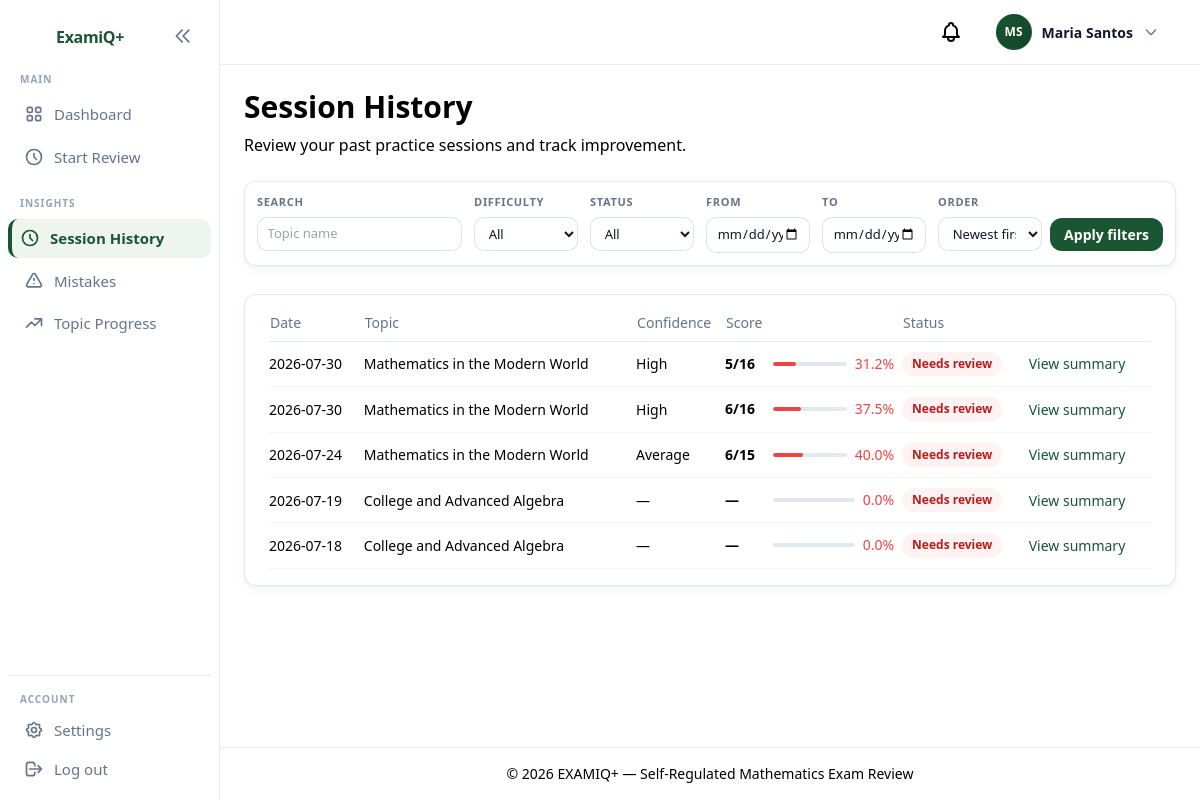
The app's page /student/sessions/ (signed in) with its own data.
### apps/users/models.py (models this page shows, shortened)
class User(AbstractUser):
    class Role(models.TextChoices):
        STUDENT = "student", "Student"
        PROFESSOR = "professor", "Faculty"
        CHAIRPERSON = "chairperson", "Department Chairperson"
        CAMPUS_ADMIN = "campus_admin", "Campus Administrator"
    class ApprovalStatus(models.TextChoices):
        APPROVED = "approved", "Approved"
        PENDING = "pending", "Pending"
        REJECTED = "rejected", "Rejected"
    class HomeDegreeProgram(models.TextChoices):
        CS = "cs", "Computer Science"
        IT = "it", "Information Technology"
        BSED_MATH = "bsed_math", "BSEd Mathematics"
        PSYCHOLOGY = "psychology", "Psychology"
        MARKETING = "marketing", "Marketing"
        HR = "hr", "Human Resources"
        HOSPITALITY = "hospitality", "Hospitality Management"
        CRIMINOLOGY = "criminology", "Criminology"
    username = None
    email = models.EmailField(unique=True)
    role = models.CharField(
        max_length=20,
        choices=Role.choices,
        default=Role.STUDENT,
    )
    department = models.ForeignKey(
        Department,
        on_delete=models.SET_NULL,
        null=True,
        blank=True,
        related_name="users",
    )
    home_degree_program = models.CharField(
        max_length=20,
        choices=HomeDegreeProgram.choices,
        blank=True,
        default="",
        help_text="Student's home degree program — scopes review course offerings.",
    )
    year_level = models.ForeignKey(
        "questions.YearLevel",
        on_delete=models.SET_NULL,
        null=True,
        blank=True,
        related_name="students",
        help_text="Student's current year level — scopes available subjects.",
    )
    section = models.ForeignKey(
        ProgramSection,
        on_delete=models.SET_NULL,
        null=True,
        blank=True,
        related_name="students",
        help_text="Student's cohort section for the current academic year.",
    )
    password_changed_at = models.DateTimeField(
        null=True,
        blank=True,
        help_text="When the user last changed their password.",
    )
    middle_name = models.CharField(max_length=150, blank=True, default="")
    suffix = models.CharField(
        max_length=20,
        blank=True,
        default="",
        help_text='Name suffix, e.g. "Jr.", "Sr.", "III".',
    )
    profile_photo = models.ImageField(upload_to="profile_photos/", blank=True, null=True)
    student_number = models.CharField(
        max_length=9,
        unique=True,
        null=True,
        blank=True,
        help_text="Nine-digit student ID (students only).",
    )
    employee_id = models.CharField(
        max_length=50,
        blank=True,
        default="",
        help_text="Employee ID for faculty and chairperson accounts.",
    )
    phone_number = models.CharField(
        max_length=11,
        blank=True,
        default="",
        help_text="Eleven-digit mobile number.",
    )
    approval_status = models.CharField(
        max_length=20,
        choices=ApprovalStatus.choices,
        default=ApprovalStatus.APPROVED,
    )
    USERNAME_FIELD = "email"
    REQUIRED_FIELDS: list[str] = []
    objects = UserManager()
    class Meta:
        verbose_name = "User"
        verbose_name_plural = "Users"
        ordering = ["email"]
    def get_full_name(self) -> str:
        parts = [self.first_name, self.middle_name, self.last_name]
        name = " ".join(part for part in parts if part).strip()
        if self.suffix:
            name = f"{name} {self.suffix}".strip()
        return name
    @property
    def initials(self) -> str:
        parts = [self.first_name[:1], self.last_name[:1]]
        return "".join(p.upper() for p in parts if p) or self.email[:2].upper()

### apps/reviews/models.py (models this page shows, shortened)
class ReviewSession(TimeStampedModel):
    class Status(models.TextChoices):
        ACTIVE = "active", "Active"
        COMPLETED = "completed", "Completed"
        EXPIRED = "expired", "Expired"
    class Mode(models.TextChoices):
        TIMED_EXAM = "timed_exam", "Timed Exam"
        PRACTICE_REVIEW = "practice_review", "Practice Review"
    student = models.ForeignKey(
        User,
        on_delete=models.CASCADE,
        related_name="review_sessions",
        limit_choices_to={"role": User.Role.STUDENT},
    )
    course = models.ForeignKey(
        Course,
        on_delete=models.SET_NULL,
        null=True,
        blank=True,
        related_name="review_sessions",
    )
    review_window = models.ForeignKey(
        ReviewWindow,
        on_delete=models.SET_NULL,
        null=True,
        blank=True,
        related_name="sessions",
    )
    topic = models.ForeignKey(
        Topic,
        on_delete=models.CASCADE,
        related_name="review_sessions",
    )
    subjects = models.ManyToManyField(
        Subject,
        blank=True,
        related_name="review_sessions",
    )
    difficulty = models.CharField(
        max_length=10,
        choices=Question.Difficulty.choices,
    )
    duration_minutes = models.PositiveSmallIntegerField(default=15)
    seconds_per_question = models.PositiveIntegerField(default=30)
    mode = models.CharField(
        max_length=20,
        choices=Mode.choices,
        default=Mode.TIMED_EXAM,
    )
    planned_question_count = models.PositiveSmallIntegerField(default=0)
    question_queue = models.JSONField(
        default=list,
        blank=True,
        help_text="Ordered question PKs for multi-subject timed exams.",
    )
    started_at = models.DateTimeField(auto_now_add=True)
    ended_at = models.DateTimeField(null=True, blank=True)
    status = models.CharField(
        max_length=10,
        choices=Status.choices,
        default=Status.ACTIVE,
    )
    pre_session_confidence = models.CharField(max_length=20, blank=True, default="")
    session_goal = models.CharField(max_length=100, blank=True, default="")
    class Meta:
        verbose_name = "Review Session"
        verbose_name_plural = "Review Sessions"
        ordering = ["-started_at"]

### apps/questions/models.py (models this page shows, shortened)
class Topic(TimeStampedModel):
    subject = models.ForeignKey(
        Subject,
        on_delete=models.CASCADE,
        related_name="topics",
    )
    name = models.CharField(max_length=200)
    parent = models.ForeignKey(
        "self",
        on_delete=models.CASCADE,
        null=True,
        blank=True,
        related_name="subtopics",
    )
    class Meta:
        verbose_name = "Topic"
        verbose_name_plural = "Topics"
        ordering = ["subject__code", "name"]
        unique_together = [["subject", "name"]]

### apps/analytics/views_student.py (the view)
class SessionHistoryView(StudentRequiredMixin, ListView):
    model = ReviewSession
    template_name = "analytics/student/session_history.html"
    context_object_name = "sessions"
    paginate_by = 20
    def get_queryset(self):
        queryset = (
            ReviewSession.objects.filter(
                student=self.request.user,
                status__in=[ReviewSession.Status.COMPLETED, ReviewSession.Status.EXPIRED],
            )
            .select_related("topic", "course")
        )
        queryset = apply_date_range(queryset, self.request, "started_at")
        queryset = apply_sort(
            queryset,
            self.request,
            newest_field="-started_at",
            oldest_field="started_at",
        )
        search = get_filter_param(self.request, "q")
        if search:
            queryset = queryset.filter(topic__name__icontains=search)
        difficulty = get_filter_param(self.request, "difficulty")
        if difficulty in Question.Difficulty.values:
            queryset = queryset.filter(difficulty=difficulty)
        status = get_filter_param(self.request, "status")
        if status in {ReviewSession.Status.COMPLETED, ReviewSession.Status.EXPIRED}:
            queryset = queryset.filter(status=status)
        return annotate_session_metrics(queryset)
    def get_context_data(self, **kwargs):
        context = super().get_context_data(**kwargs)
        filter_names = ["q", "difficulty", "status", "date_from", "date_to", "sort"]
        context["filter_form_fields"] = build_filter_fields(
            self.request,
            [
                {
                    "type": "search",
                    "name": "q",
                    "label": "Search",
                    "placeholder": "Topic name",
                },
                {
                    "type": "select",
                    "name": "difficulty",
                    "label": "Difficulty",
                    "choices": Question.Difficulty.choices,
                },
                {
                    "type": "select",
                    "name": "status",
                    "label": "Status",
                    "choices": [
                        (ReviewSession.Status.COMPLETED, "Completed"),
                        (ReviewSession.Status.EXPIRED, "Expired"),
                    ],
                },
                *STANDARD_DATE_SORT_FILTER_SPECS,
            ],
        )
        context["filter_has_active"] = has_active_filters(self.request, filter_names)
        context["filter_bar_compact"] = True
        sessions = context.get("sessions") or context.get("object_list") or []
        context["session_history_rows"] = build_session_history_rows(sessions)
        return context

### templates/analytics/student/session_history.html (shortened to what this page needs)
{% extends "base.html" %}
{% block content %}
{% include "components/page_header.html" with title="Session History" subtitle="Review your past practice sessions and track improvement." %}
<div class="bento-grid">
    {% include "components/filter_bar.html" %}
    {% if session_history_rows %}
    <div class="span-full">
        {% include "components/session_history_table.html" %}
    </div>
    {% endif %}
</div>
{% endblock %}

### templates/components/navbar.html (shortened to what this page needs)
{% if user.is_authenticated %}
<header class="app-topbar">
    <div class="app-topbar-inner">
        <a href="{% url 'users:notifications' %}" class="relative p-2 text-examiq-slate hover:text-examiq-navy" aria-label="Notifications">
        </a>
        <div class="profile-dropdown" data-dropdown>
            <button type="button" class="profile-dropdown-trigger" data-dropdown-toggle aria-expanded="false" aria-haspopup="true">
                {% include "components/profile_avatar_upload.html" with size="nav" show_camera=False preview_id="nav-avatar-preview" %}
                <span class="profile-name hidden sm:inline">{{ user.get_full_name|default:user.email }}</span>
                <svg class="profile-chevron w-4 h-4" fill="none" stroke="currentColor" viewBox="0 0 24 24">
                    <path stroke-linecap="round" stroke-linejoin="round" stroke-width="2" d="M19 9l-7 7-7-7"/>
                </svg>
            </button>
        </div>
    </div>
</header>
{% endif %}

### templates/components/profile_avatar_upload.html (shortened to what this page needs)
{% load static %}
<div class="profile-avatar-wrap profile-avatar-wrap--{{ size|default:'form' }}">
    {% if user.profile_photo %}
    <img src="{{ user.profile_photo.url }}"
         alt=""
         class="profile-avatar-image"
         id="{% if preview_id %}{{ preview_id }}{% else %}profile-photo-preview{% endif %}">
    {% else %}
    <span class="profile-avatar profile-avatar--{{ user.role }} profile-avatar-image"
          id="{% if preview_id %}{{ preview_id }}{% else %}profile-photo-preview-fallback{% endif %}"
          aria-hidden="true">{{ user.initials }}</span>
    {% endif %}
</div>

### templates/components/session_history_table.html
{% if session_history_rows %}
<div class="bento-card bento-card-inner session-history-table-wrap">
    <table class="data-table session-history-table">
        <thead>
            <tr>
                <th>Date</th>
                <th>Topic</th>
                {% if show_confidence_column|default:True %}
                <th>Confidence</th>
                {% endif %}
                <th>Score</th>
                {% if show_status_column|default:True %}
                <th>Status</th>
                {% endif %}
                {% if show_summary_link|default:True %}
                <th></th>
                {% endif %}
            </tr>
        </thead>
        <tbody>
            {% for row in session_history_rows %}
            <tr>
                <td class="text-examiq-slate">{{ row.date|date:"Y-m-d" }}</td>
                <td class="text-examiq-navy font-medium">{{ row.topic_name }}</td>
                {% if show_confidence_column|default:True %}
                <td class="text-examiq-slate">{{ row.confidence_label }}</td>
                {% endif %}
                <td>
                    <div class="data-table-accuracy">
                        <span class="session-score-fraction text-sm font-semibold text-examiq-navy">{{ row.score_display }}</span>
                        <div class="progress-bar">
                            <div class="progress-bar-fill {% if row.accuracy >= 70 %}progress-bar-fill--good{% elif row.accuracy >= 50 %}progress-bar-fill--warning{% else %}progress-bar-fill--mistake{% endif %}"
                                 style="width: {{ row.accuracy }}%"></div>
                        </div>
                        <span class="text-sm font-medium {% if row.accuracy < 50 %}stat-value-mistake{% elif row.accuracy < 70 %}stat-value-warning{% else %}stat-value-good{% endif %}">{{ row.accuracy }}%</span>
                    </div>
                </td>
                {% if show_status_column|default:True %}
                <td>
                    <span class="session-status-pill {% if row.status_label == 'Needs review' %}session-status-pill--review{% else %}session-status-pill--complete{% endif %}">
                        {{ row.status_label }}
                    </span>
                </td>
                {% endif %}
                {% if show_summary_link|default:True %}
                <td>
                    {% if row.session %}
                    <a href="{% url 'reviews:summary' row.session.pk %}" class="text-link text-sm">View summary</a>
                    {% endif %}
                </td>
                {% endif %}
            </tr>
            {% endfor %}
        </tbody>
    </table>
</div>
{% endif %}

### records on screen
User: initials "MS", get_full_name "Maria Santos"
ReviewSession: date "2026-07-30"
Topic: topic_name "Mathematics in the Modern World" "Mathematics in the Modern World" "Mathematics in the Modern World"
ReviewSession: date "2026-07-30"
ReviewSession: date "2026-07-24"
ReviewSession: date "2026-07-19"
Topic: topic_name "College and Advanced Algebra" "College and Advanced Algebra"
ReviewSession: date "2026-07-18"

### other values on screen
{{ title }} "Session History"
{{ subtitle }} "Review your past practice sessions and track improvement."
{{ field.label|default:"Search" }} "SEARCH"
{{ field.label }} "DIFFICULTY" "STATUS" "ORDER"
{{ field.label }} "FROM" "TO"
{{ row.confidence_label }} "High" "High" "Average" "—" "—"
{{ row.score_display }} "5/16" "6/16" "6/15" "—" "—"
{{ row.accuracy }} "31.2" "37.5" "40.0" "0.0" "0.0"
{{ row.status_label }} "Needs review" "Needs review" "Needs review" "Needs review" "Needs review"
form field difficulty "All"
form field status "All"
form field sort "Newest first"
